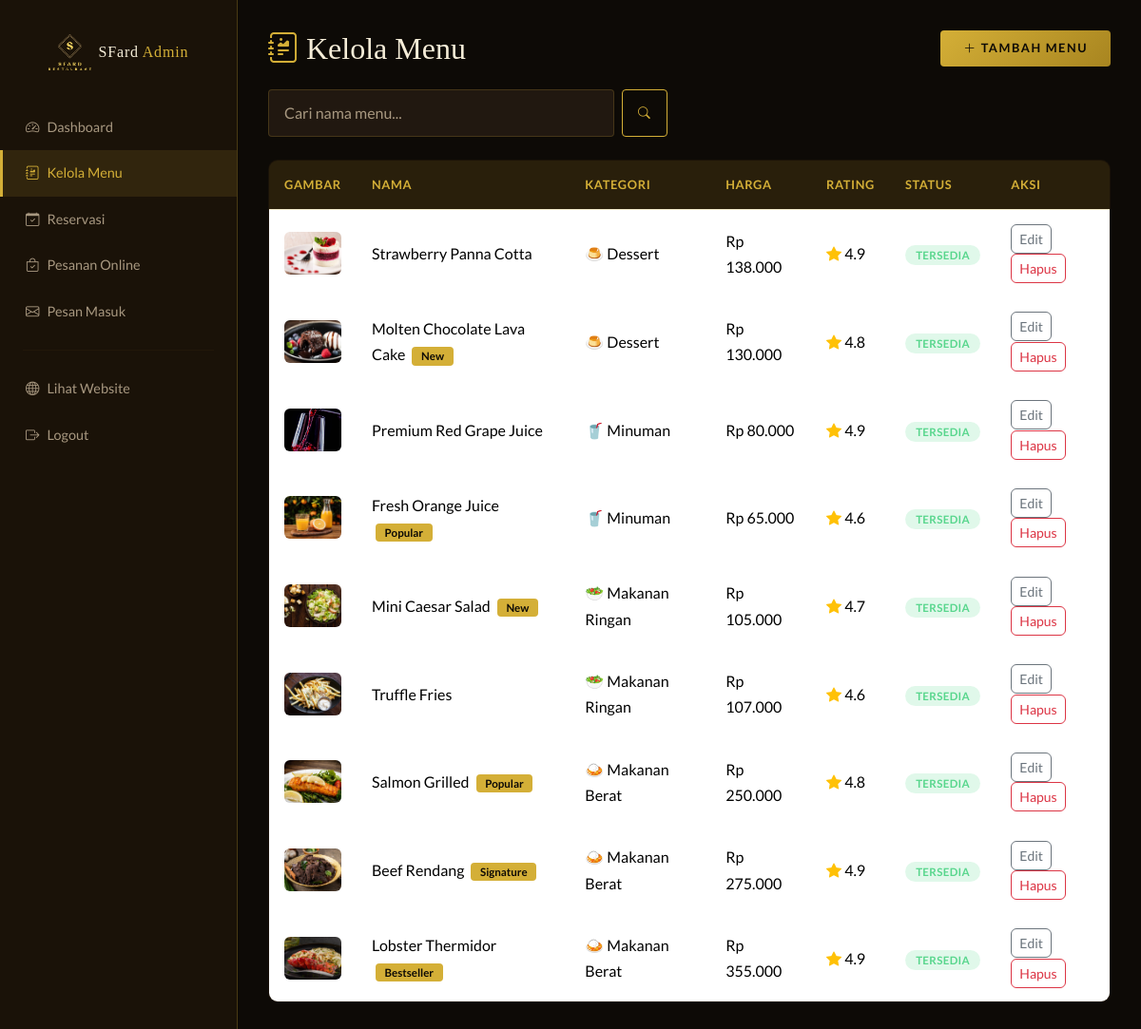
The page /admin/menu_list.php (signed in) on the database its author committed.
### tables this page shows
CREATE TABLE menu_items (
    id INT AUTO_INCREMENT PRIMARY KEY,
    category_id INT NOT NULL,
    name VARCHAR(100) NOT NULL,
    description TEXT,
    price DECIMAL(10,2) NOT NULL,
    image VARCHAR(255),
    badge VARCHAR(50) DEFAULT '',
    rating DECIMAL(2,1) DEFAULT 5.0,
    is_spicy TINYINT(1) DEFAULT 0,
    is_veg TINYINT(1) DEFAULT 0,
    is_available TINYINT(1) DEFAULT 1,
    created_at TIMESTAMP DEFAULT CURRENT_TIMESTAMP,
    FOREIGN KEY (category_id) REFERENCES categories(id) ON DELETE CASCADE
);

CREATE TABLE categories (
    id INT AUTO_INCREMENT PRIMARY KEY,
    slug VARCHAR(50) NOT NULL UNIQUE,
    name VARCHAR(50) NOT NULL
);

### includes/classes/Database.php (called while the page is built, shortened)
<?php
class Database
{
    public function __construct()
    {
        $host   = "localhost";
        $dbuser = "root";
        $dbpass = "";
        $dbname = "sfardresto_db";
        $this->conn = mysqli_connect($host, $dbuser, $dbpass, $dbname);
    }
}

### includes/classes/MenuModel.php (called while the page is built, shortened)
<?php
class MenuModel extends Database
{
    public function getAll(string $keyword = '')
    {
        return mysqli_query($this->conn, "SELECT m.*, c.name AS category_name FROM menu_items m
            JOIN categories c ON m.category_id = c.id ORDER BY m.id DESC");
    }
}

### admin/menu_list.php (the view, shortened to what this page needs)
<?php
$menuModel = new MenuModel();
$keyword = isset($_GET['q']) ? trim($_GET['q']) : '';
$result  = $menuModel->getAll($keyword);
include 'includes/admin_header.php';
?>
<div class="d-flex justify-content-between align-items-center mb-4 flex-wrap gap-2">
    <h2 class="admin-title mb-0"><i class="bi bi-journal-richtext text-gold me-2"></i>Kelola Menu</h2>
    <a href="menu_add.php" class="btn-gold py-2 px-4"><i class="bi bi-plus-lg me-1"></i>Tambah Menu</a>
</div>
<form method="GET" class="mb-4 d-flex gap-2" style="max-width:420px;">
    <input type="text" name="q" class="form-control form-control-dark" placeholder="Cari nama menu..." value="<?= htmlspecialchars($keyword) ?>">
    <button class="btn-outline-gold px-3" type="submit"><i class="bi bi-search"></i></button>
</form>
<div class="table-responsive">
    <table class="table table-dark-admin align-middle mb-0">
        <thead>
            <tr>
                <th>Gambar</th>
                <th>Nama</th>
                <th>Kategori</th>
                <th>Harga</th>
                <th>Rating</th>
                <th>Status</th>
                <th>Aksi</th>
            </tr>
        </thead>
        <tbody>
            <?php $jumlah = 0; while ($row = mysqli_fetch_assoc($result)): $jumlah++; ?>
            <tr>
                <td><img src="../img/<?= htmlspecialchars($row['image']) ?>" width="60" height="45" style="object-fit:cover; border-radius:6px;" onerror="this.src='https://placehold.co/60x45/1A1208/D4AF37?text=%20'"></td>
                <td>
                    <?= htmlspecialchars($row['name']) ?>
                    <?php if ($row['badge']): ?><span class="badge-role-admin ms-1"><?= htmlspecialchars($row['badge']) ?></span><?php endif; ?>
                </td>
                <td><?= htmlspecialchars($row['category_name']) ?></td>
                <td>Rp <?= number_format($row['price'], 0, ',', '.') ?></td>
                <td><i class="bi bi-star-fill text-warning"></i> <?= $row['rating'] ?></td>
                <td>
                    <?php if ($row['is_available']): ?>
                        <span class="status-badge status-selesai">Tersedia</span>
                    <?php else: ?>
                        <span class="status-badge status-dibatalkan">Habis</span>
                    <?php endif; ?>
                </td>
                <td>
                    <a href="menu_edit.php?id=<?= $row['id'] ?>" class="btn btn-sm btn-outline-secondary" style="border-radius:6px;">Edit</a>
                    <a href="menu_delete.php?id=<?= $row['id'] ?>" class="btn btn-sm btn-outline-danger" style="border-radius:6px;" onclick="return confirm('Yakin hapus menu ini?');">Hapus</a>
                </td>
            </tr>
            <?php endwhile; ?>
        </tbody>
    </table>
</div>
<?php include 'includes/admin_footer.php'; ?>

### admin/includes/admin_header.php (shortened to what this page needs)
<!DOCTYPE html>
<html lang="id">
<head>
    <link href="https://cdn.jsdelivr.net/npm/bootstrap@5.3.2/dist/css/bootstrap.min.css" rel="stylesheet">
    <link href="https://cdn.jsdelivr.net/npm/bootstrap-icons@1.11.3/font/bootstrap-icons.min.css" rel="stylesheet">
    <link rel="stylesheet" href="../assets/css/style.css">
</head>
<body style="background:var(--dark-bg);">
<div class="d-flex">
    <?php include __DIR__ . '/../sidebar.php'; ?>
    <div class="flex-grow-1 admin-content">

### admin/sidebar.php
<?php
$current = basename($_SERVER['PHP_SELF']);
?>
<div class="admin-sidebar">
    <div class="p-4">
        <a href="dashboard.php" class="d-flex align-items-center gap-2 text-decoration-none">
            <img src="../img/LogoSfardRest.png" alt="Logo" height="38">
            <div>
                <div style="font-family:var(--ff-display); color:var(--text-main); font-size:1rem; letter-spacing:0.05em;">SFard <span class="text-gold">Admin</span></div>
            </div>
        </a>
    </div>
    <a href="dashboard.php" class="<?= $current === 'dashboard.php' ? 'active' : '' ?>"><i class="bi bi-speedometer2 me-2"></i>Dashboard</a>
    <a href="menu_list.php" class="<?= in_array($current, ['menu_list.php', 'menu_add.php', 'menu_edit.php']) ? 'active' : '' ?>"><i class="bi bi-journal-richtext me-2"></i>Kelola Menu</a>
    <a href="reservations.php" class="<?= $current === 'reservations.php' ? 'active' : '' ?>"><i class="bi bi-calendar-check me-2"></i>Reservasi</a>
    <a href="orders.php" class="<?= $current === 'orders.php' ? 'active' : '' ?>"><i class="bi bi-bag-check me-2"></i>Pesanan Online</a>
    <a href="messages.php" class="<?= $current === 'messages.php' ? 'active' : '' ?>"><i class="bi bi-envelope me-2"></i>Pesan Masuk</a>
    <hr style="border-color: rgba(212,175,55,0.15); margin: 1rem 1.5rem;">
    <a href="../index.php"><i class="bi bi-globe me-2"></i>Lihat Website</a>
    <a href="../logout.php"><i class="bi bi-box-arrow-right me-2"></i>Logout</a>
</div>

### admin/includes/admin_footer.php (shortened to what this page needs)
    </div>
</div>
</body>
</html>

### assets/css/style.css (style rules this page uses)
:root { --gold: #D4AF37; --gold-light: #F0D060; --gold-dark: #A88520; --dark-bg: #0D0A06; --dark-card: #1A1208; --dark-mid: #211810; --dark-nav: rgba(10, 7, 3, 0.96); --text-main: #F5EDD8; --text-muted: #A89880; --border-gold: rgba(212, 175, 55, 0.25); --ff-display: 'Cinzel', serif; --ff-heading: 'Playfair Display', serif; --ff-body: 'Lato', sans-serif; --radius: 4px; --shadow: 0 8px 32px rgba(0,0,0,0.5); }
* { box-sizing: border-box; }
html { scroll-behavior: smooth; }
body { background: var(--dark-bg); color: var(--text-main); font-family: var(--ff-body); line-height: 1.7; overflow-x: hidden; }
h1, h2, h3 { font-family: var(--ff-heading); }
.text-gold { color: var(--gold) !important; }
.btn-gold { background: linear-gradient(135deg, var(--gold), var(--gold-dark)); color: #0D0A06; font-family: var(--ff-body); font-weight: 700; font-size: 0.8rem; letter-spacing: 0.12em; text-transform: uppercase; border: none; padding: 0.6rem 1.4rem; border-radius: var(--radius); transition: all 0.3s; text-decoration: none; display: inline-block; }
.btn-outline-gold { background: transparent; color: var(--gold); border: 1px solid var(--gold); font-size: 0.8rem; letter-spacing: 0.1em; text-transform: uppercase; padding: 0.6rem 1.4rem; border-radius: var(--radius); transition: all 0.3s; text-decoration: none; display: inline-block; }
.form-control-dark { background: var(--dark-mid) !important; border: 1px solid rgba(212,175,55,0.2) !important; color: var(--text-main) !important; border-radius: var(--radius) !important; padding: 0.75rem 1rem !important; transition: border-color 0.3s; }
.form-control-dark::placeholder { color: var(--text-muted) !important; }
.admin-sidebar { width: 250px; min-height: 100vh; background: var(--dark-card); border-right: 1px solid var(--border-gold); flex-shrink: 0; }
.admin-sidebar a { display: block; padding: 0.75rem 1.5rem; color: var(--text-muted); text-decoration: none; font-size: 0.9rem; border-left: 3px solid transparent; transition: all 0.2s; }
.admin-sidebar a.active { background: rgba(212,175,55,0.12); color: var(--gold); border-left-color: var(--gold); }
.admin-content { background: var(--dark-bg); min-height: 100vh; padding: 2rem; }
.admin-title { font-family: var(--ff-heading); color: var(--text-main); margin-bottom: 1.5rem; }
.table-dark-admin { background: var(--dark-card); border: 1px solid var(--border-gold); border-radius: 10px; overflow: hidden; color: var(--text-main); }
.table-dark-admin thead th { background: rgba(212,175,55,0.08); color: var(--gold); border-bottom: 1px solid var(--border-gold); font-size: 0.8rem; text-transform: uppercase; letter-spacing: 0.05em; }
.table-dark-admin td, .table-dark-admin th { border-color: rgba(255,255,255,0.06); vertical-align: middle; padding: 0.9rem 1rem; }
.badge-role-admin { background: var(--gold); color: #0D0A06; padding: 0.2rem 0.6rem; border-radius: 4px; font-size: 0.72rem; font-weight: 700; }
.status-badge { padding: 0.25rem 0.7rem; border-radius: 20px; font-size: 0.72rem; font-weight: 700; text-transform: uppercase; letter-spacing: 0.03em; }
.status-selesai { background: rgba(46,204,113,0.15); color: #58d68d; }

### rows shown on the page
menu_items: image (picture), name "Strawberry Panna Cotta", category.name "🍮 Dessert", price "138.000", rating "4.9", is_available "TERSEDIA"
menu_items: image (picture), name "Molten Chocolate Lava Cake", badge "New", category.name "🍮 Dessert", price "130.000", rating "4.8", is_available "TERSEDIA"
menu_items: image (picture), name "Premium Red Grape Juice", category.name "🥤 Minuman", price "80.000", rating "4.9", is_available "TERSEDIA"
menu_items: image (picture), name "Fresh Orange Juice", badge "Popular", category.name "🥤 Minuman", price "65.000", rating "4.6", is_available "TERSEDIA"
menu_items: image (picture), name "Mini Caesar Salad", badge "New", category.name "🥗 Makanan Ringan", price "105.000", rating "4.7", is_available "TERSEDIA"
menu_items: image (picture), name "Truffle Fries", category.name "🥗 Makanan Ringan", price "107.000", rating "4.6", is_available "TERSEDIA"
menu_items: image (picture), name "Salmon Grilled", badge "Popular", category.name "🍛 Makanan Berat", price "250.000", rating "4.8", is_available "TERSEDIA"
menu_items: image (picture), name "Beef Rendang", badge "Signature", category.name "🍛 Makanan Berat", price "275.000", rating "4.9", is_available "TERSEDIA"
menu_items: image (picture), name "Lobster Thermidor", badge "Bestseller", category.name "🍛 Makanan Berat", price "355.000", rating "4.9", is_available "TERSEDIA"
